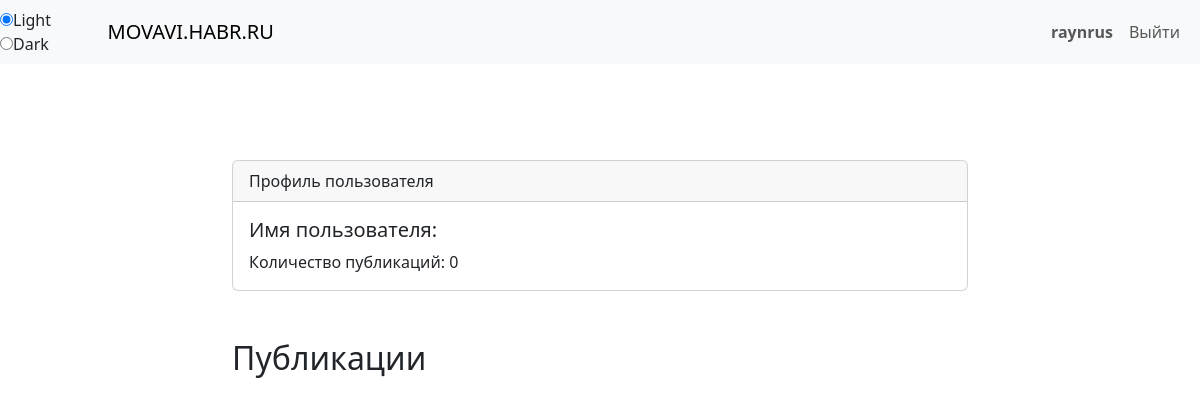
The page /profile/10 (signed in) on the database as committed earlier.
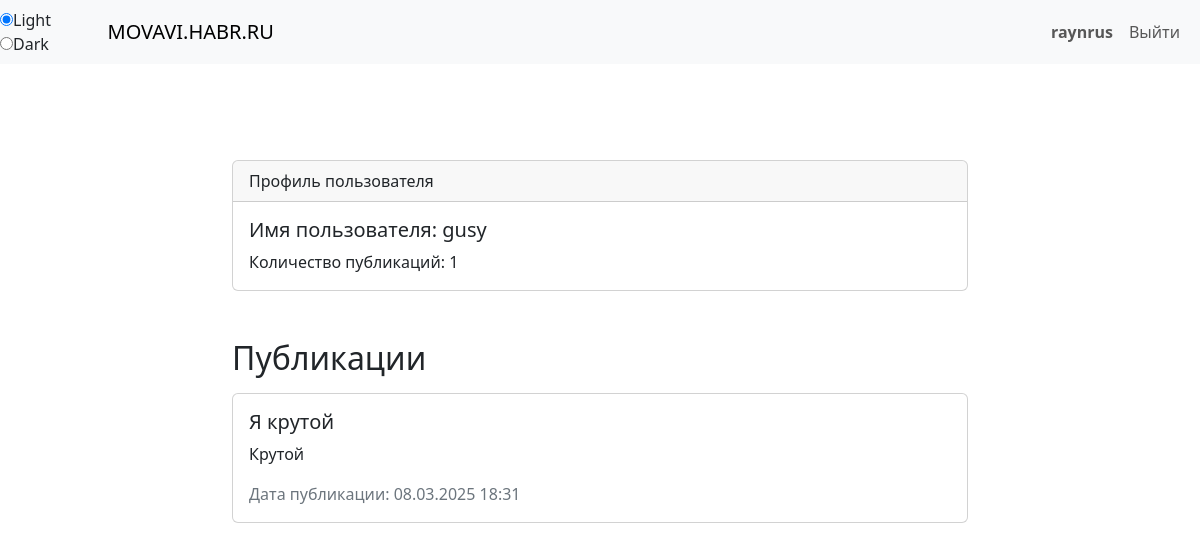
The same page on the database as committed later.
### tables this page shows
CREATE TABLE user (
        id INTEGER PRIMARY KEY,
        username TEXT UNIQUE,
        password TEXT
        );

CREATE TABLE post (
        id INTEGER PRIMARY KEY,
        title TEXT,
        text TEXT,
        at_publish TEXT,
        author_id INTEGER
        );

### main.py (the view)
@app.route("/profile/<int:id>")
def profile2_page(id: int):
    username = session.get("username")
    user = User.get_user_by_username(username)
    if not username:
        return redirect("/login")
    author = User.get_user_by_id(id)
    posts = Post.get_by_author(id)
    return render_template("postCreatorProfile.html", user=user, author=author, posts=posts)

### post.py (called while the page is built)
    @staticmethod
    def get_by_author(author_id):
        SQL = "SELECT * FROM post WHERE author_id = ?"
        con = sqlite3.connect(db_name)
        q = con.execute(SQL, [author_id])
        data = q.fetchall()
        return [Post(*row) for row in data]

### user.py (called while the page is built)
    @staticmethod
    def get_user_by_username(username):
        SQL = """
            SELECT * FROM user
            WHERE username = ?
        """
        con = sqlite3.connect(db_name)
        q = con.execute(SQL, [username])
        data = q.fetchone()
        if not data:
            return None
        return User(*data)

    @staticmethod
    def get_user_by_id(id):
        SQL = """
            SELECT * FROM user
            WHERE id = ?
        """
        con = sqlite3.connect(db_name)
        q = con.execute(SQL, [id])
        data = q.fetchone()
        if not data:
            return None
        return User(*data)

### templates/postCreatorProfile.html (shortened to what this page needs)
{% extends 'base.html' %}
{% block content %}
<div class="row justify-content-center">
    <div class="col-md-8">
        <div class="card mt-5">
            <div class="card-header">
                Профиль пользователя
            </div>
            <div class="card-body">
                <h5 class="card-title">Имя пользователя: {{ author.username }}</h5>
                <p class="card-text">Количество публикаций: {{ posts|length }}</p>
            </div>
        </div>
    </div>
</div>
<div class="row justify-content-center mt-5">
    <div class="col-md-8">
        <h2 class="mb-3">Публикации</h2>
        {% for post in posts %}
            <div class="card mb-3">
                <div class="card-body">
                    <h5 class="card-title">{{ post.title }}</h5>
                    <p class="card-text">{{ post.text }}</p>
                    <p class="card-text text-secondary"> Дата публикации: {{ post.at_publish }}</p>
                </div>
            </div>
        {% endfor %}
    </div>
</div>
{% endblock %}

Rows that differ between the two databases and show on the page:
added user: username "gusy"
added post: title "Я крутой", text "Крутой", at_publish "08.03.2025 18:31"
Other text that changed with them:
{{ posts|length }}: "0" → "1"
